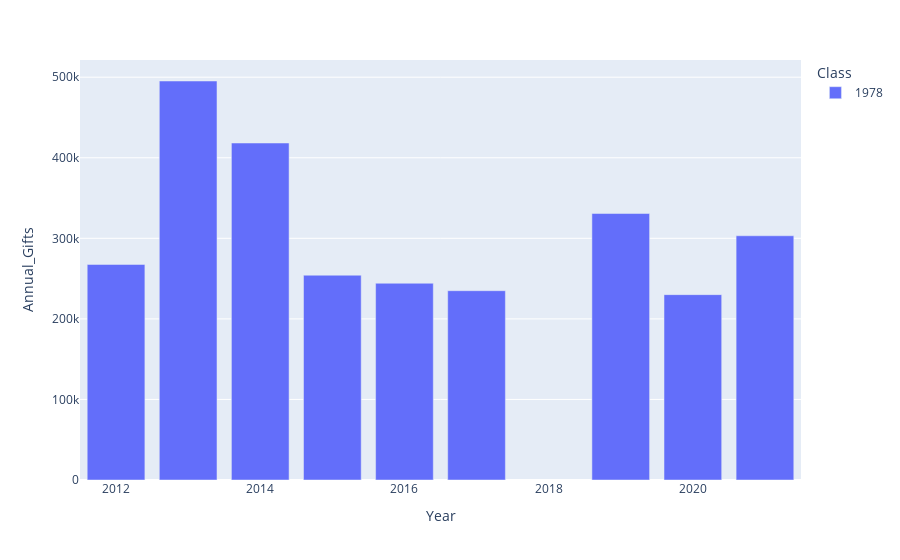

Notebook code for this chart:
### Code cell
import plotly.express as px




# draw a bar chart of x="Year", y="Annual_Gifts", color="Class"
classYear = "1978"
fig = px.bar(df[df['Class'] == classYear], x="Year", y="Annual_Gifts", color="Class")
fig.show()

### Figure 1 — Plotly figure (JSON) as saved in the notebook; plotly's stock layout.template omitted (floating-point values rounded to 4 significant figures)
{"data": [{"alignmentgroup": "True", "hovertemplate": "Class=1978<br>Year=%{x}<br>Annual_Gifts=%{y}<extra></extra>", "legendgroup": "1978", "marker": {"color": "#636efa", "pattern": {"shape": ""}}, "name": "1978", "offsetgroup": "1978", "orientation": "v", "showlegend": true, "textposition": "auto", "type": "bar", "x": [2021, 2020, 2019, 2017, 2016, 2015, 2014, 2013, 2012], "xaxis": "x", "y": [303164, 230106, 330780, 234986, 244225, 254210, 418329, 495287, 267572], "yaxis": "y"}], "layout": {"barmode": "relative", "legend": {"title": {"text": "Class"}, "tracegroupgap": 0}, "margin": {"t": 60}, "xaxis": {"anchor": "y", "domain": [0, 1], "title": {"text": "Year"}}, "yaxis": {"anchor": "x", "domain": [0, 1], "title": {"text": "Annual_Gifts"}}}}
